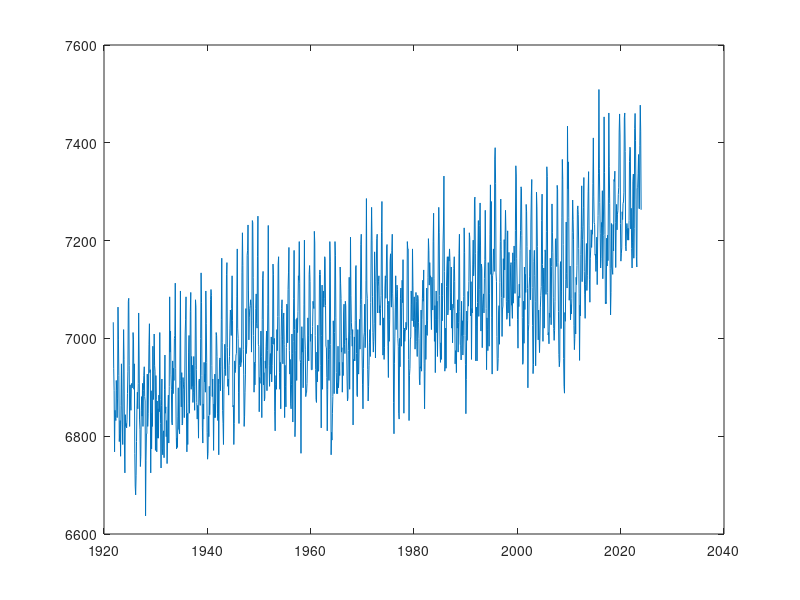

Reproduce this figure in MATLAB. (Note: this script raises an error after producing the figure.)
clc
clear
close all


data = importdata("ps4_seaLevel.csv").data;
date = data(:,1);
sealvl = data(:,2);

figure(1)
plot(date,sealvl)
xlim([date(1) date(end)])
title("Sealevel Change over time")
grid on; grid minor

%lr = fitlm()
A = zeros(length(date),2);
A(:,1) = date;
A(:,2) = 1;
linfit = A\sealvl;

figure(2)
hold on
plot(date,sealvl,'.k')
plot(date,linfit(2)+linfit(1).*date,'r-','linewidth',4);
xlim([date(1) date(end)])
title("Sealevel Change over time w/ Linear Regression")
grid on; grid minor


slanom = sealvl-mean(sealvl);
fprintf("Anomolies:\n"); disp(slanom);
%lvlvar = slanom'*slanom / (length(sealvl)-1)
lvlvar = var(sealvl);
fprintf("Varience: %f2\n",lvlvar)

dint = 20;
dmin = 1923;
dmax = dmin + dint;
dval = date(1);
d = 0;
daterange = [];
lvlrange = [];
lvlrate = zeros(5,1);
for i = 1:1:5
    while dval < dmin
        d = d + 1;
        dval = date(d);
        if d >= 1227
            break
        end
    end
    while dval >= dmin && dval < dmax
        daterange(i,d) = dval;
        lvlrange(i,d) = sealvl(d);
        d = d + 1;
        dval = date(d);
    end
    if d >= 1227
            break
    end
    [ddmin,Imin] = min(daterange(i,:));
    [ddmax,Imax] = max(daterange(i,:));
    lvlrate(i,1) = (lvlrange(i,Imax)-lvlrange(i,Imin))/(ddmax-ddmin);

    dmin = dmin + dint;
    dmax = dmax + dint;
end

figure(3)
daterng = categorical({'1923-1942', '1943-1962', '1963-1982', '1983-2002',...
    '2003-2022'});
plot(daterng,lvlrate)
title("Rate of S.L. Change Over Time")
